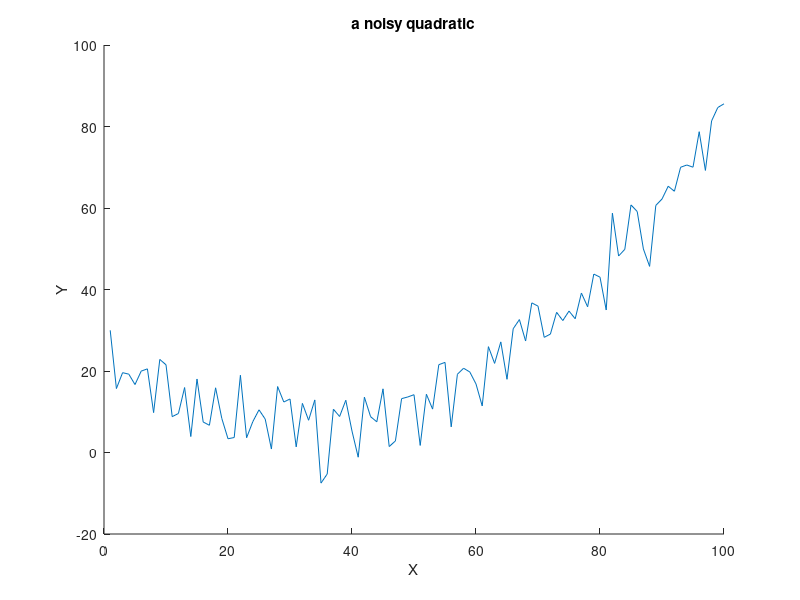

This chart was generated by the following MATLAB code: (Note: this script raises an error after producing the figure.)
clc
close all

Start = -4;
End = 6;
A = 1.6;
B = 2.5;
C = 6;
points = 100;
X = linspace(Start,End,points);
Y = A*X.^2 + B*X +C;
mod = 1 + 5.*randn(1,points);
Y = Y + mod;
figure
hold on
plot (Y)
xlabel('X')
ylabel('Y')
title("a noisy quadratic")

Xlin = [X;ones(1,points);];
Xquad= [X.*X;X;ones(1,points);];
[BEst,BINT] = regress(Y' ,Xlin');
AL = BEst(1);
BL = BEst(2);
YLP = AL * X + repmat(BL,1,samples);
hold on
plot(YLP)
hold on
[BEst,BINT] = regress(Y', Xquad');
AQ = BEst(1);
BQ = BEst(2);
CQ = BEst(3);
YQP = AQ * X .* X + BQ * X + repmat(CQ,1,points);
plot(YQP)